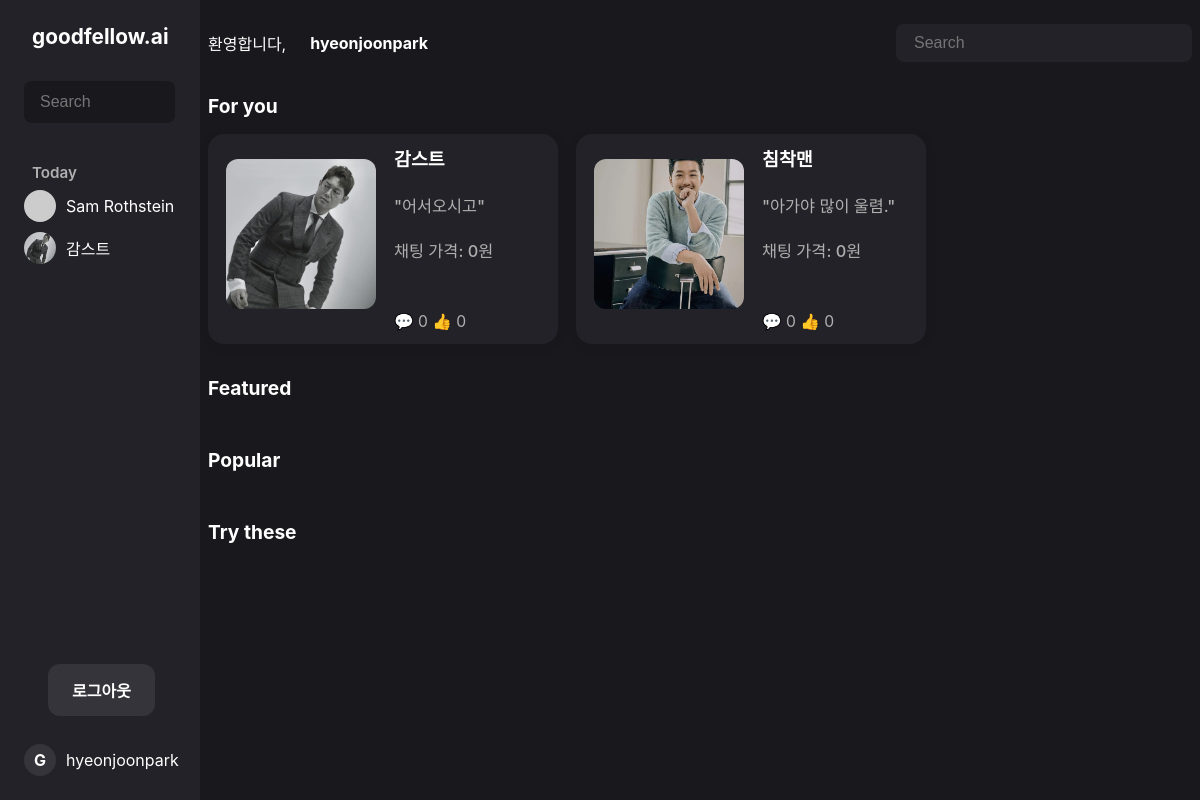
Screenshot of /landingpage/ (signed in) with the database file from the repository.
### users/models.py (models this page shows, shortened)
class User(AbstractUser):
    name = models.CharField(max_length=150, blank=True)  # Display name, can be filled from Google
    token = models.IntegerField(default=0)
    subscription_start = models.DateTimeField(null=True, blank=True)
    subscription_end = models.DateTimeField(null=True, blank=True)
    isSubscribed = models.BooleanField(default=False)

### influencers/models.py (models this page shows, shortened)
class Influencer(models.Model):
    name = models.CharField(max_length=100)
    description = models.TextField()
    total_chat_received = models.IntegerField(default=0)
    thumbs_up = models.IntegerField(default=0)
    price_per_chat = models.IntegerField(default=0)
    image = models.ImageField(upload_to='influencers/', null=True, blank=True)
    voiceid = models.CharField(max_length=100, null=True, blank=True, help_text="ElevenLabs Voice ID")

### home/views.py (the view)
# urls.py: path('landingpage/', landingpage, name='landingpage'),
def landingpage(request):
    influencers = Influencer.objects.all()
    user = request.user
    return render(request, 'home/landingpage.html', {
        'influencers': influencers,
        'user': user,
    })

### home/templates/home/landingpage.html (shortened to what this page needs)
{% load static %}
<!DOCTYPE html>
<html lang="en">
<head>
    <link rel="stylesheet" href="{% static 'home/landingpage.css' %}">
</head>
<body>
    <div class="landing-container">
        <aside class="sidebar">
            <div class="sidebar-logo">goodfellow.ai</div>
            <input class="sidebar-search" type="text" placeholder="Search">
            <div class="sidebar-today">Today</div>
            <div class="sidebar-user-list">
                <div class="sidebar-user"><img src="https://randomuser.me/api/portraits/men/1.jpg" alt="Sam"> Sam Rothstein</div>
                <div class="sidebar-user"><img src="{% static 'home/gamst.png' %}" alt="Gamst"> 감스트</div>
            </div>
            <div class="sidebar-bottom">
                <button class="sidebar-btn upgrade" onclick="location.href='/accounts/logout'">로그아웃</button>
                <div class="sidebar-profile">
                    <span class="sidebar-profile-icon">G</span> {{ user.name|default:user.username|default:"Guest" }}
                </div>
            </div>
        </aside>
        <main class="main-content">
            <div class="main-header">
                <span>환영합니다, </span>
                <span class="main-username">{{ user.name|default:user.username|default:"Guest" }}</span>
                <input class="main-search" type="text" placeholder="Search">
            </div>
            <section class="section">
                <h2>For you</h2>
                <div class="card-row">
                    {% for influencer in influencers %}
                    <a href="{% url 'influencer_chat' influencer.pk %}" class="card-link">
                        <div class="card influencer-card-horizontal">
                            <img src="{% if influencer.image %}{{ influencer.image.url }}{% else %}{% static 'home/gamst.png' %}{% endif %}" class="card-img influencer-img-left" alt="{{ influencer.name }}">
                            <div class="influencer-card-content">
                                <div class="card-title">{{ influencer.name }}</div>
                                <br>
                                <div class="card-author">{{ influencer.description }}</div>
                                <br>
                                <div class="card-desc">채팅 가격: {{ influencer.price_per_chat }}원</div>
                                <div class="card-stats">💬 {{ influencer.total_chat_received }} 👍 {{ influencer.thumbs_up }}</div>
                            </div>
                        </div>
                    </a>
                    {% endfor %}
                </div>
            </section>
            <section class="section">
                <h2>Featured</h2>
            </section>
            <section class="section">
                <h2>Popular</h2>
            </section>
            <section class="section">
                <h2>Try these</h2>
            </section>
        </main>
    </div>
</body>
</html>

### rows the page displays
User: name "hyeonjoonpark"
Influencer: shows a picture, name "감스트", description "\"어서오시고\"", price_per_chat "0", total_chat_received "0", thumbs_up "0"
Influencer: image (picture), name "침착맨", description "\"아가야 많이 울렴.\"", price_per_chat "0", total_chat_received "0", thumbs_up "0"
